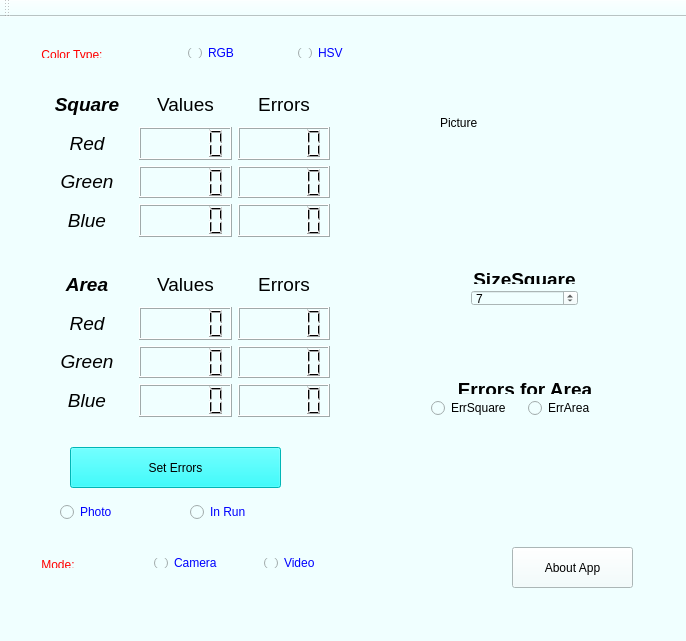
<?xml version="1.0" encoding="UTF-8"?>
<ui version="4.0">
 <class>FindColors</class>
 <widget class="QMainWindow" name="FindColors">
  <property name="geometry">
   <rect>
    <x>0</x>
    <y>0</y>
    <width>686</width>
    <height>641</height>
   </rect>
  </property>
  <property name="windowTitle">
   <string>FindColors</string>
  </property>
  <property name="styleSheet">
   <string notr="true">background-color: azure;</string>
  </property>
  <widget class="QWidget" name="centralWidget">
   <widget class="QPushButton" name="pushButtonSetErrors">
    <property name="geometry">
     <rect>
      <x>70</x>
      <y>430</y>
      <width>211</width>
      <height>41</height>
     </rect>
    </property>
    <property name="styleSheet">
     <string notr="true">font: 14pt &quot;Sans Serif&quot;;
background-color: cyan;</string>
    </property>
    <property name="text">
     <string>Set Errors</string>
    </property>
   </widget>
   <widget class="QRadioButton" name="radioButtonPhoto">
    <property name="geometry">
     <rect>
      <x>60</x>
      <y>480</y>
      <width>104</width>
      <height>30</height>
     </rect>
    </property>
    <property name="minimumSize">
     <size>
      <width>104</width>
      <height>0</height>
     </size>
    </property>
    <property name="whatsThis">
     <string>&lt;!DOCTYPE HTML PUBLIC &quot;-//W3C//DTD HTML 4.0//EN&quot; &quot;http://www.w3.org/TR/REC-html40/strict.dtd&quot;&gt;
&lt;html&gt;&lt;head&gt;&lt;meta name=&quot;qrichtext&quot; content=&quot;1&quot; /&gt;&lt;style type=&quot;text/css&quot;&gt;
p, li { white-space: pre-wrap; }
&lt;/style&gt;&lt;/head&gt;&lt;body style=&quot; font-family:'Sans Serif'; font-size:14pt; font-weight:400; font-style:normal;&quot;&gt;
&lt;p style=&quot; margin-top:0px; margin-bottom:0px; margin-left:0px; margin-right:0px; -qt-block-indent:0; text-indent:0px;&quot;&gt;ASFDASD&lt;/p&gt;&lt;/body&gt;&lt;/html&gt;</string>
    </property>
    <property name="styleSheet">
     <string notr="true">font: 14pt &quot;Sans Serif&quot;;
color: rgb(0, 0, 255);</string>
    </property>
    <property name="text">
     <string>Photo</string>
    </property>
   </widget>
   <widget class="QRadioButton" name="radioButtonInRun">
    <property name="geometry">
     <rect>
      <x>190</x>
      <y>480</y>
      <width>104</width>
      <height>30</height>
     </rect>
    </property>
    <property name="minimumSize">
     <size>
      <width>104</width>
      <height>0</height>
     </size>
    </property>
    <property name="whatsThis">
     <string>&lt;!DOCTYPE HTML PUBLIC &quot;-//W3C//DTD HTML 4.0//EN&quot; &quot;http://www.w3.org/TR/REC-html40/strict.dtd&quot;&gt;
&lt;html&gt;&lt;head&gt;&lt;meta name=&quot;qrichtext&quot; content=&quot;1&quot; /&gt;&lt;style type=&quot;text/css&quot;&gt;
p, li { white-space: pre-wrap; }
&lt;/style&gt;&lt;/head&gt;&lt;body style=&quot; font-family:'Sans Serif'; font-size:14pt; font-weight:400; font-style:normal;&quot;&gt;
&lt;p style=&quot; margin-top:0px; margin-bottom:0px; margin-left:0px; margin-right:0px; -qt-block-indent:0; text-indent:0px;&quot;&gt;ASFDASD&lt;/p&gt;&lt;/body&gt;&lt;/html&gt;</string>
    </property>
    <property name="styleSheet">
     <string notr="true">font: 14pt &quot;Sans Serif&quot;;
color: rgb(0, 0, 255);</string>
    </property>
    <property name="text">
     <string>In Run</string>
    </property>
   </widget>
   <widget class="QWidget" name="layoutWidget">
    <property name="geometry">
     <rect>
      <x>30</x>
      <y>60</y>
      <width>311</width>
      <height>171</height>
     </rect>
    </property>
    <layout class="QHBoxLayout" name="horizontalLayout_2">
     <item>
      <layout class="QVBoxLayout" name="verticalLayout_4">
       <item>
        <widget class="QLabel" name="label_7">
         <property name="text">
          <string>&lt;html&gt;&lt;head/&gt;&lt;body&gt;&lt;p align=&quot;center&quot;&gt;&lt;span style=&quot; font-size:14pt; font-weight:600; font-style:italic;&quot;&gt;Square&lt;/span&gt;&lt;/p&gt;&lt;/body&gt;&lt;/html&gt;</string>
         </property>
        </widget>
       </item>
       <item>
        <widget class="QLabel" name="label_8">
         <property name="text">
          <string>&lt;html&gt;&lt;head/&gt;&lt;body&gt;&lt;p align=&quot;center&quot;&gt;&lt;span style=&quot; font-size:14pt; font-style:italic;&quot;&gt;Red&lt;/span&gt;&lt;/p&gt;&lt;/body&gt;&lt;/html&gt;</string>
         </property>
        </widget>
       </item>
       <item>
        <widget class="QLabel" name="label_9">
         <property name="text">
          <string>&lt;html&gt;&lt;head/&gt;&lt;body&gt;&lt;p align=&quot;center&quot;&gt;&lt;span style=&quot; font-size:14pt; font-style:italic;&quot;&gt;Green&lt;/span&gt;&lt;/p&gt;&lt;/body&gt;&lt;/html&gt;</string>
         </property>
        </widget>
       </item>
       <item>
        <widget class="QLabel" name="label_10">
         <property name="text">
          <string>&lt;html&gt;&lt;head/&gt;&lt;body&gt;&lt;p align=&quot;center&quot;&gt;&lt;span style=&quot; font-size:14pt; font-style:italic;&quot;&gt;Blue&lt;/span&gt;&lt;/p&gt;&lt;/body&gt;&lt;/html&gt;</string>
         </property>
        </widget>
       </item>
      </layout>
     </item>
     <item>
      <layout class="QVBoxLayout" name="verticalLayout_3">
       <item>
        <widget class="QLabel" name="labelValues">
         <property name="text">
          <string>&lt;html&gt;&lt;head/&gt;&lt;body&gt;&lt;p align=&quot;center&quot;&gt;&lt;span style=&quot; font-size:14pt;&quot;&gt;Values&lt;/span&gt;&lt;/p&gt;&lt;/body&gt;&lt;/html&gt;</string>
         </property>
        </widget>
       </item>
       <item>
        <widget class="QLCDNumber" name="lcdNumberOneS"/>
       </item>
       <item>
        <widget class="QLCDNumber" name="lcdNumberTwoS"/>
       </item>
       <item>
        <widget class="QLCDNumber" name="lcdNumberThreeS"/>
       </item>
      </layout>
     </item>
     <item>
      <layout class="QVBoxLayout" name="verticalLayout_2">
       <item>
        <widget class="QLabel" name="labelErrors">
         <property name="text">
          <string>&lt;html&gt;&lt;head/&gt;&lt;body&gt;&lt;p align=&quot;center&quot;&gt;&lt;span style=&quot; font-size:14pt;&quot;&gt;Errors&lt;/span&gt;&lt;/p&gt;&lt;/body&gt;&lt;/html&gt;</string>
         </property>
        </widget>
       </item>
       <item>
        <widget class="QLCDNumber" name="lcdNumberErrOneS"/>
       </item>
       <item>
        <widget class="QLCDNumber" name="lcdNumberErrTwoS"/>
       </item>
       <item>
        <widget class="QLCDNumber" name="lcdNumberErrThreeS"/>
       </item>
      </layout>
     </item>
    </layout>
   </widget>
   <widget class="QWidget" name="layoutWidget">
    <property name="geometry">
     <rect>
      <x>30</x>
      <y>20</y>
      <width>383</width>
      <height>32</height>
     </rect>
    </property>
    <layout class="QHBoxLayout" name="horizontalLayout_3">
     <item>
      <widget class="QLabel" name="labelColorType">
       <property name="toolTip">
        <string>&lt;html&gt;&lt;head/&gt;&lt;body&gt;&lt;p align=&quot;center&quot;&gt;&lt;br/&gt;&lt;/p&gt;&lt;/body&gt;&lt;/html&gt;</string>
       </property>
       <property name="styleSheet">
        <string notr="true">font: 14pt &quot;Sans Serif&quot;;
color: blue;</string>
       </property>
       <property name="text">
        <string>&lt;html&gt;&lt;head/&gt;&lt;body&gt;&lt;p align=&quot;center&quot;&gt;&lt;span style=&quot; color:#ff0000;&quot;&gt;Color Type:&lt;/span&gt;&lt;/p&gt;&lt;/body&gt;&lt;/html&gt;</string>
       </property>
      </widget>
     </item>
     <item>
      <spacer name="horizontalSpacer">
       <property name="orientation">
        <enum>Qt::Horizontal</enum>
       </property>
       <property name="sizeHint" stdset="0">
        <size>
         <width>40</width>
         <height>20</height>
        </size>
       </property>
      </spacer>
     </item>
     <item>
      <widget class="QRadioButton" name="radioButtonRGB">
       <property name="minimumSize">
        <size>
         <width>104</width>
         <height>0</height>
        </size>
       </property>
       <property name="whatsThis">
        <string>&lt;!DOCTYPE HTML PUBLIC &quot;-//W3C//DTD HTML 4.0//EN&quot; &quot;http://www.w3.org/TR/REC-html40/strict.dtd&quot;&gt;
&lt;html&gt;&lt;head&gt;&lt;meta name=&quot;qrichtext&quot; content=&quot;1&quot; /&gt;&lt;style type=&quot;text/css&quot;&gt;
p, li { white-space: pre-wrap; }
&lt;/style&gt;&lt;/head&gt;&lt;body style=&quot; font-family:'Sans Serif'; font-size:14pt; font-weight:400; font-style:normal;&quot;&gt;
&lt;p style=&quot; margin-top:0px; margin-bottom:0px; margin-left:0px; margin-right:0px; -qt-block-indent:0; text-indent:0px;&quot;&gt;ASFDASD&lt;/p&gt;&lt;/body&gt;&lt;/html&gt;</string>
       </property>
       <property name="styleSheet">
        <string notr="true">font: 14pt &quot;Sans Serif&quot;;
color: rgb(0, 0, 255);</string>
       </property>
       <property name="text">
        <string>RGB</string>
       </property>
      </widget>
     </item>
     <item>
      <widget class="QRadioButton" name="radioButtonHSV">
       <property name="minimumSize">
        <size>
         <width>104</width>
         <height>0</height>
        </size>
       </property>
       <property name="whatsThis">
        <string>&lt;!DOCTYPE HTML PUBLIC &quot;-//W3C//DTD HTML 4.0//EN&quot; &quot;http://www.w3.org/TR/REC-html40/strict.dtd&quot;&gt;
&lt;html&gt;&lt;head&gt;&lt;meta name=&quot;qrichtext&quot; content=&quot;1&quot; /&gt;&lt;style type=&quot;text/css&quot;&gt;
p, li { white-space: pre-wrap; }
&lt;/style&gt;&lt;/head&gt;&lt;body style=&quot; font-family:'Sans Serif'; font-size:14pt; font-weight:400; font-style:normal;&quot;&gt;
&lt;p style=&quot; margin-top:0px; margin-bottom:0px; margin-left:0px; margin-right:0px; -qt-block-indent:0; text-indent:0px;&quot;&gt;ASFDASD&lt;/p&gt;&lt;/body&gt;&lt;/html&gt;</string>
       </property>
       <property name="styleSheet">
        <string notr="true">font: 14pt &quot;Sans Serif&quot;;
color: rgb(0, 0, 255);</string>
       </property>
       <property name="text">
        <string>HSV</string>
       </property>
      </widget>
     </item>
    </layout>
   </widget>
   <widget class="QWidget" name="layoutWidget">
    <property name="geometry">
     <rect>
      <x>30</x>
      <y>530</y>
      <width>301</width>
      <height>32</height>
     </rect>
    </property>
    <layout class="QHBoxLayout" name="horizontalLayout_4">
     <item>
      <widget class="QLabel" name="labelMode">
       <property name="toolTip">
        <string>&lt;html&gt;&lt;head/&gt;&lt;body&gt;&lt;p align=&quot;center&quot;&gt;&lt;br/&gt;&lt;/p&gt;&lt;/body&gt;&lt;/html&gt;</string>
       </property>
       <property name="styleSheet">
        <string notr="true">font: 14pt &quot;Sans Serif&quot;;
color: blue;</string>
       </property>
       <property name="text">
        <string>&lt;html&gt;&lt;head/&gt;&lt;body&gt;&lt;p align=&quot;center&quot;&gt;&lt;span style=&quot; color:#ff0000;&quot;&gt;Mode:&lt;/span&gt;&lt;/p&gt;&lt;/body&gt;&lt;/html&gt;</string>
       </property>
      </widget>
     </item>
     <item>
      <spacer name="horizontalSpacer_2">
       <property name="orientation">
        <enum>Qt::Horizontal</enum>
       </property>
       <property name="sizeHint" stdset="0">
        <size>
         <width>40</width>
         <height>20</height>
        </size>
       </property>
      </spacer>
     </item>
     <item>
      <widget class="QRadioButton" name="radioButtonCamera">
       <property name="minimumSize">
        <size>
         <width>104</width>
         <height>0</height>
        </size>
       </property>
       <property name="whatsThis">
        <string>&lt;!DOCTYPE HTML PUBLIC &quot;-//W3C//DTD HTML 4.0//EN&quot; &quot;http://www.w3.org/TR/REC-html40/strict.dtd&quot;&gt;
&lt;html&gt;&lt;head&gt;&lt;meta name=&quot;qrichtext&quot; content=&quot;1&quot; /&gt;&lt;style type=&quot;text/css&quot;&gt;
p, li { white-space: pre-wrap; }
&lt;/style&gt;&lt;/head&gt;&lt;body style=&quot; font-family:'Sans Serif'; font-size:14pt; font-weight:400; font-style:normal;&quot;&gt;
&lt;p style=&quot; margin-top:0px; margin-bottom:0px; margin-left:0px; margin-right:0px; -qt-block-indent:0; text-indent:0px;&quot;&gt;ASFDASD&lt;/p&gt;&lt;/body&gt;&lt;/html&gt;</string>
       </property>
       <property name="styleSheet">
        <string notr="true">font: 14pt &quot;Sans Serif&quot;;
color: rgb(0, 0, 255);</string>
       </property>
       <property name="text">
        <string>Camera</string>
       </property>
      </widget>
     </item>
     <item>
      <widget class="QRadioButton" name="radioButtonVideo">
       <property name="styleSheet">
        <string notr="true">font: 14pt &quot;Sans Serif&quot;;
color: rgb(0, 0, 255);</string>
       </property>
       <property name="text">
        <string>Video</string>
       </property>
      </widget>
     </item>
    </layout>
   </widget>
   <widget class="QWidget" name="layoutWidget_2">
    <property name="geometry">
     <rect>
      <x>30</x>
      <y>240</y>
      <width>311</width>
      <height>171</height>
     </rect>
    </property>
    <layout class="QHBoxLayout" name="horizontalLayout_5">
     <item>
      <layout class="QVBoxLayout" name="verticalLayout_5">
       <item>
        <widget class="QLabel" name="label_11">
         <property name="text">
          <string>&lt;html&gt;&lt;head/&gt;&lt;body&gt;&lt;p align=&quot;center&quot;&gt;&lt;span style=&quot; font-size:14pt; font-weight:600; font-style:italic;&quot;&gt;Area&lt;/span&gt;&lt;/p&gt;&lt;/body&gt;&lt;/html&gt;</string>
         </property>
        </widget>
       </item>
       <item>
        <widget class="QLabel" name="label_12">
         <property name="text">
          <string>&lt;html&gt;&lt;head/&gt;&lt;body&gt;&lt;p align=&quot;center&quot;&gt;&lt;span style=&quot; font-size:14pt; font-style:italic;&quot;&gt;Red&lt;/span&gt;&lt;/p&gt;&lt;/body&gt;&lt;/html&gt;</string>
         </property>
        </widget>
       </item>
       <item>
        <widget class="QLabel" name="label_13">
         <property name="text">
          <string>&lt;html&gt;&lt;head/&gt;&lt;body&gt;&lt;p align=&quot;center&quot;&gt;&lt;span style=&quot; font-size:14pt; font-style:italic;&quot;&gt;Green&lt;/span&gt;&lt;/p&gt;&lt;/body&gt;&lt;/html&gt;</string>
         </property>
        </widget>
       </item>
       <item>
        <widget class="QLabel" name="label_14">
         <property name="text">
          <string>&lt;html&gt;&lt;head/&gt;&lt;body&gt;&lt;p align=&quot;center&quot;&gt;&lt;span style=&quot; font-size:14pt; font-style:italic;&quot;&gt;Blue&lt;/span&gt;&lt;/p&gt;&lt;/body&gt;&lt;/html&gt;</string>
         </property>
        </widget>
       </item>
      </layout>
     </item>
     <item>
      <layout class="QVBoxLayout" name="verticalLayout_6">
       <item>
        <widget class="QLabel" name="labelValues_2">
         <property name="text">
          <string>&lt;html&gt;&lt;head/&gt;&lt;body&gt;&lt;p align=&quot;center&quot;&gt;&lt;span style=&quot; font-size:14pt;&quot;&gt;Values&lt;/span&gt;&lt;/p&gt;&lt;/body&gt;&lt;/html&gt;</string>
         </property>
        </widget>
       </item>
       <item>
        <widget class="QLCDNumber" name="lcdNumberOneA"/>
       </item>
       <item>
        <widget class="QLCDNumber" name="lcdNumberTwoA"/>
       </item>
       <item>
        <widget class="QLCDNumber" name="lcdNumberThreeA"/>
       </item>
      </layout>
     </item>
     <item>
      <layout class="QVBoxLayout" name="verticalLayout_7">
       <item>
        <widget class="QLabel" name="labelErrors_2">
         <property name="text">
          <string>&lt;html&gt;&lt;head/&gt;&lt;body&gt;&lt;p align=&quot;center&quot;&gt;&lt;span style=&quot; font-size:14pt;&quot;&gt;Errors&lt;/span&gt;&lt;/p&gt;&lt;/body&gt;&lt;/html&gt;</string>
         </property>
        </widget>
       </item>
       <item>
        <widget class="QLCDNumber" name="lcdNumberErrOneA"/>
       </item>
       <item>
        <widget class="QLCDNumber" name="lcdNumberErrTwoA"/>
       </item>
       <item>
        <widget class="QLCDNumber" name="lcdNumberErrThreeA"/>
       </item>
      </layout>
     </item>
    </layout>
   </widget>
   <widget class="QWidget" name="layoutWidget">
    <property name="geometry">
     <rect>
      <x>460</x>
      <y>240</y>
      <width>129</width>
      <height>60</height>
     </rect>
    </property>
    <layout class="QVBoxLayout" name="verticalLayout">
     <item>
      <widget class="QLabel" name="labelSizeSquare">
       <property name="text">
        <string>&lt;html&gt;&lt;head/&gt;&lt;body&gt;&lt;p align=&quot;center&quot;&gt;&lt;span style=&quot; font-size:14pt; font-weight:600;&quot;&gt;SizeSquare&lt;/span&gt;&lt;/p&gt;&lt;/body&gt;&lt;/html&gt;</string>
       </property>
      </widget>
     </item>
     <item>
      <widget class="QSpinBox" name="spinBoxSizeSquare">
       <property name="styleSheet">
        <string notr="true">font: 12pt &quot;Sans Serif&quot;;</string>
       </property>
       <property name="minimum">
        <number>1</number>
       </property>
       <property name="maximum">
        <number>13</number>
       </property>
       <property name="singleStep">
        <number>2</number>
       </property>
       <property name="value">
        <number>7</number>
       </property>
      </widget>
     </item>
    </layout>
   </widget>
   <widget class="QWidget" name="layoutWidget">
    <property name="geometry">
     <rect>
      <x>420</x>
      <y>350</y>
      <width>210</width>
      <height>60</height>
     </rect>
    </property>
    <layout class="QVBoxLayout" name="verticalLayout_8">
     <item>
      <widget class="QLabel" name="labelErrorsForArea">
       <property name="text">
        <string>&lt;html&gt;&lt;head/&gt;&lt;body&gt;&lt;p align=&quot;center&quot;&gt;&lt;span style=&quot; font-size:14pt; font-weight:600;&quot;&gt;Errors for Area&lt;/span&gt;&lt;/p&gt;&lt;/body&gt;&lt;/html&gt;</string>
       </property>
      </widget>
     </item>
     <item>
      <layout class="QHBoxLayout" name="horizontalLayout">
       <item>
        <widget class="QRadioButton" name="radioButtonSquare">
         <property name="styleSheet">
          <string notr="true">font: 12pt &quot;Sans Serif&quot;;</string>
         </property>
         <property name="text">
          <string>ErrSquare</string>
         </property>
        </widget>
       </item>
       <item>
        <widget class="QRadioButton" name="radioButtonArea">
         <property name="styleSheet">
          <string notr="true">font: 12pt &quot;Sans Serif&quot;;</string>
         </property>
         <property name="text">
          <string>ErrArea</string>
         </property>
        </widget>
       </item>
      </layout>
     </item>
    </layout>
   </widget>
   <widget class="QPushButton" name="pushButtonAboutApp">
    <property name="geometry">
     <rect>
      <x>512</x>
      <y>530</y>
      <width>121</width>
      <height>41</height>
     </rect>
    </property>
    <property name="text">
     <string>About App</string>
    </property>
   </widget>
   <widget class="QLabel" name="labelPicture">
    <property name="geometry">
     <rect>
      <x>440</x>
      <y>20</y>
      <width>191</width>
      <height>171</height>
     </rect>
    </property>
    <property name="text">
     <string>Picture</string>
    </property>
   </widget>
  </widget>
  <widget class="QMenuBar" name="menuBar">
   <property name="geometry">
    <rect>
     <x>0</x>
     <y>0</y>
     <width>686</width>
     <height>20</height>
    </rect>
   </property>
  </widget>
  <widget class="QToolBar" name="mainToolBar">
   <attribute name="toolBarArea">
    <enum>TopToolBarArea</enum>
   </attribute>
   <attribute name="toolBarBreak">
    <bool>false</bool>
   </attribute>
  </widget>
  <widget class="QStatusBar" name="statusBar"/>
 </widget>
 <layoutdefault spacing="6" margin="11"/>
 <resources/>
 <connections/>
</ui>
